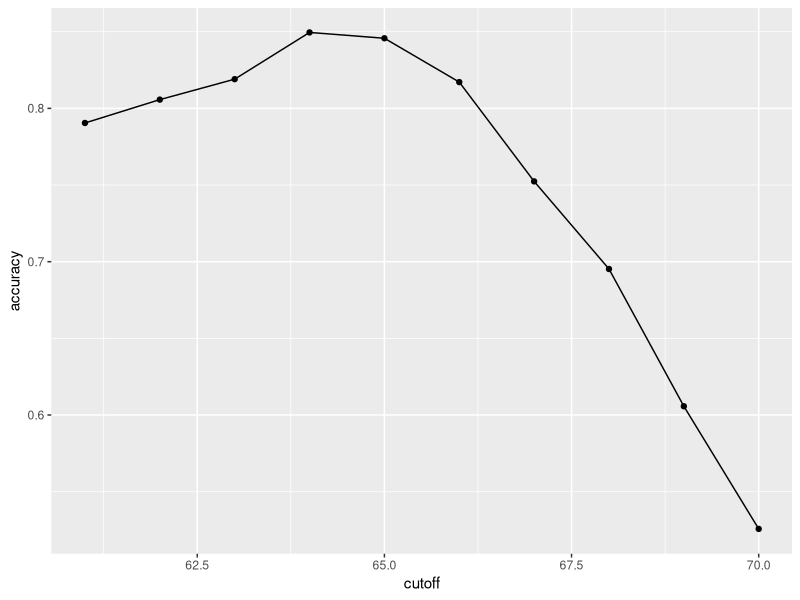
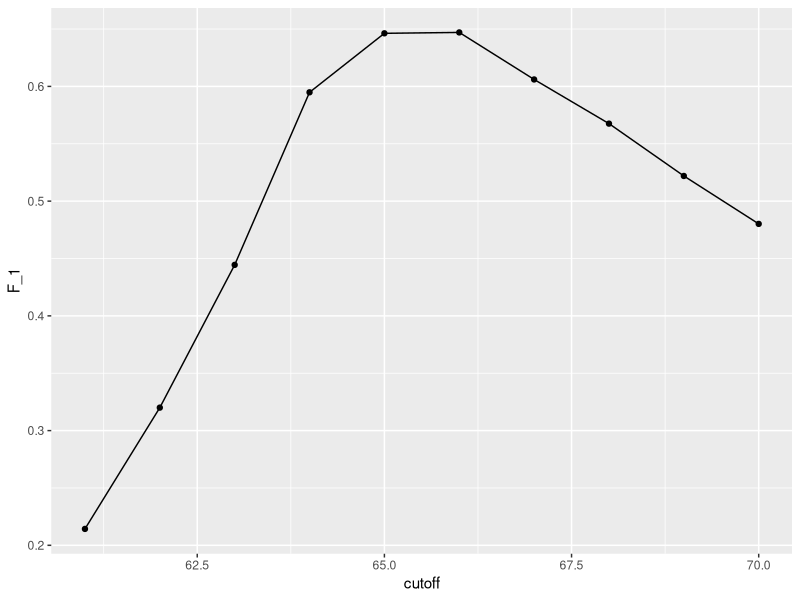
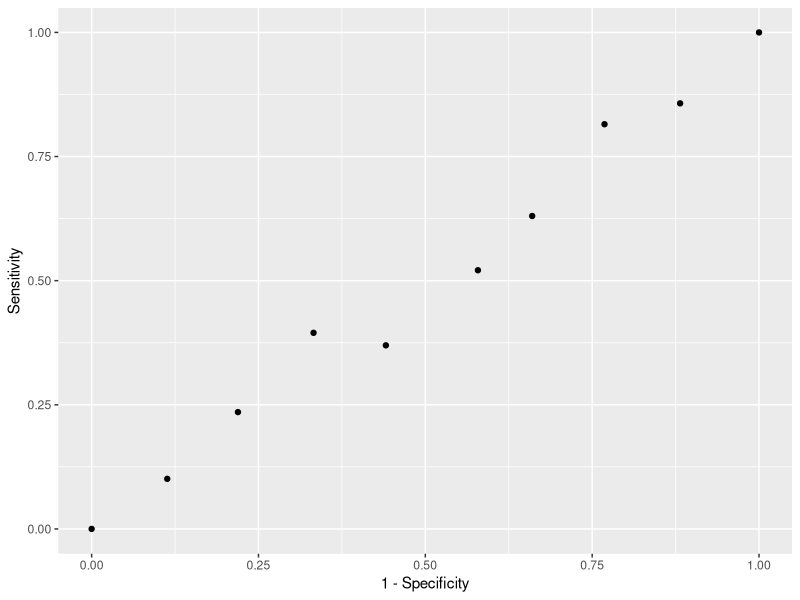
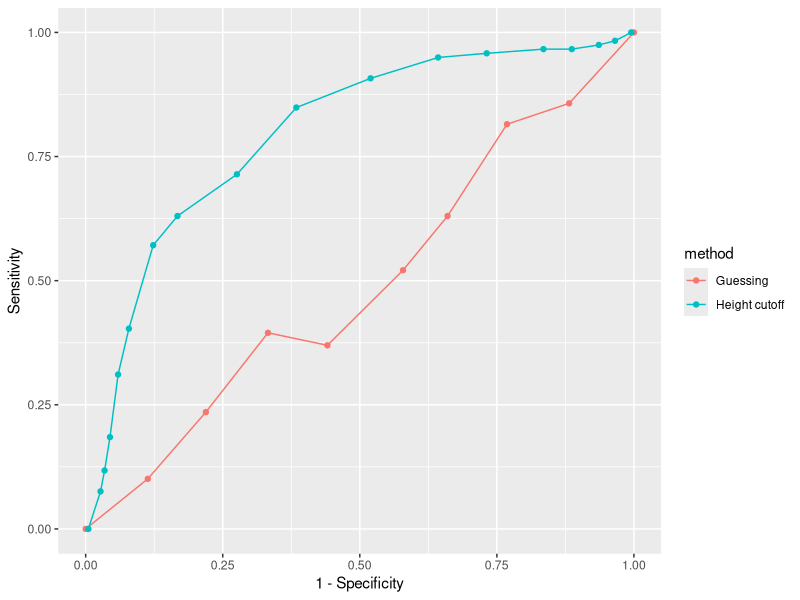
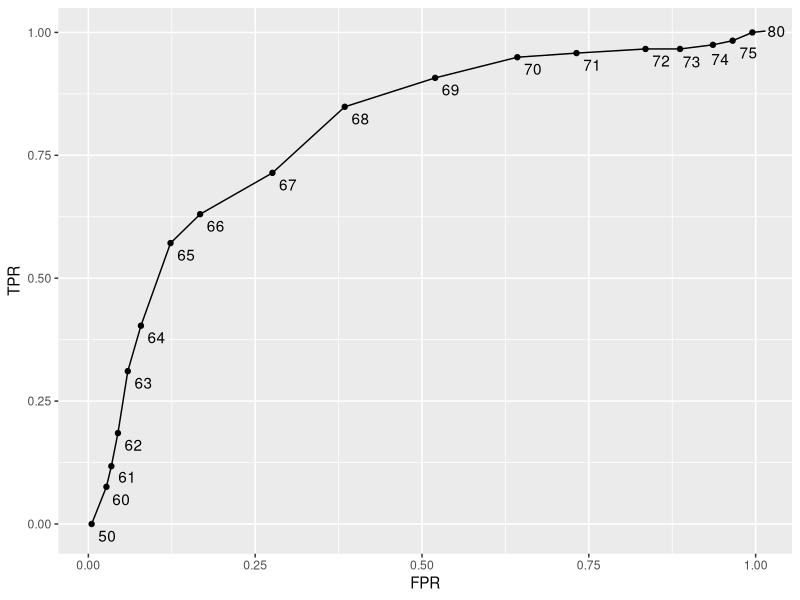
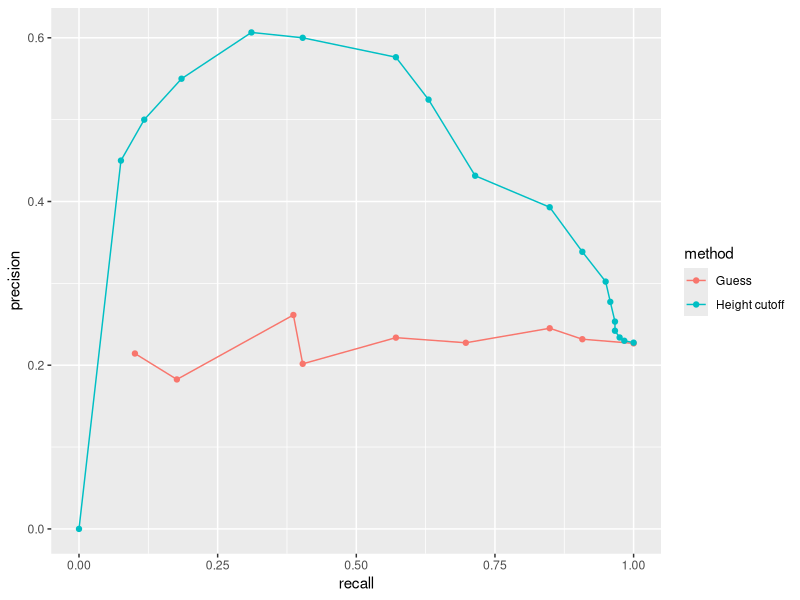
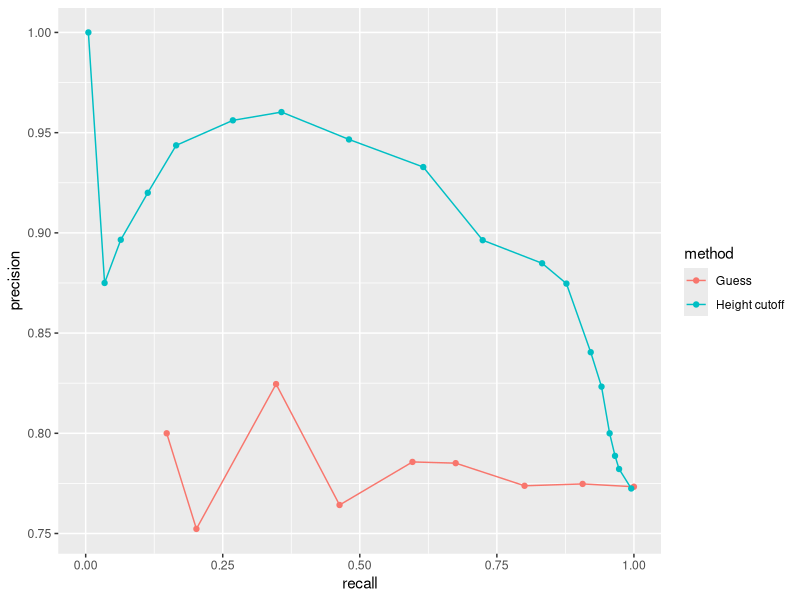

These figures' R source, in order:

library(tidyverse)
library(caret)   #predictive models
library(dslabs)
data(heights)

# define the outcome and predictors
y <- heights$sex   #outcome
x <- heights$height    #predictors

# generate training and test sets
set.seed(2007)  # setting the seeds for random number generation
test_index <- createDataPartition(y, times = 1, p = 0.5, list = FALSE)
test_set <- heights[test_index, ]
train_set <- heights[-test_index, ]   ##splitting data into 2, test and train
# p = 0.5 means half of goes train other half goes to test

# guess the outcome
y_hat <- sample(c("Male", "Female"), length(test_index), replace = TRUE) %>% 
  factor(levels = levels(test_set$sex)) ##  y hat = guesses the sex for each entry 
# in the test set


# compute accuracy
mean(y_hat == test_set$sex)

# compare heights in males and females in our data set
heights %>% group_by(sex) %>% summarize(mean(height), sd(height))
# This code computes the mean and standard deviation of heights for each sex



# now try predicting "male" if the height is within 2 SD of the average male
y_hat <- ifelse(x > 62, "Male", "Female") %>% factor(levels = levels(test_set$sex))
mean(y == y_hat)
# y_hat: Predicts "Male" if the height is greater than 62 inches, otherwise "Female"


# examine the accuracy of 10 cutoffs
cutoff <- seq(61, 70)
accuracy <- map_dbl(cutoff, function(x){
  y_hat <- ifelse(train_set$height > x, "Male", "Female") 
  factor(levels = levels(test_set$sex))
  mean(y_hat == train_set$sex)
})
data.frame(cutoff, accuracy) %>% 
  ggplot(aes(cutoff, accuracy)) + 
  geom_point() + 
  geom_line() 
max(accuracy)

best_cutoff <- cutoff[which.max(accuracy)]
best_cutoff

y_hat <- ifelse(test_set$height > best_cutoff, "Male", "Female") %>% 
  factor(levels = levels(test_set$sex))
y_hat <- factor(y_hat)
mean(y_hat == test_set$sex)

# maximize F-score
cutoff <- seq(61, 70)
F_1 <- map_dbl(cutoff, function(x){
  y_hat <- ifelse(train_set$height > x, "Male", "Female") %>% 
    factor(levels = levels(test_set$sex))
  F_meas(data = y_hat, reference = factor(train_set$sex))
})

data.frame(cutoff, F_1) %>% 
  ggplot(aes(cutoff, F_1)) + 
  geom_point() + 
  geom_line()

max(F_1)

best_cutoff_2 <- cutoff[which.max(F_1)]
best_cutoff_2

y_hat <- ifelse(test_set$height > best_cutoff_2, "Male", "Female") %>% 
  factor(levels = levels(test_set$sex))
sensitivity(data = y_hat, reference = test_set$sex)
specificity(data = y_hat, reference = test_set$sex)


p <- 0.9
n <- length(test_index)
y_hat <- sample(c("Male", "Female"), n, replace = TRUE, prob=c(p, 1-p)) %>% 
  factor(levels = levels(test_set$sex))
mean(y_hat == test_set$sex)

# ROC curve
probs <- seq(0, 1, length.out = 10)
guessing <- map_df(probs, function(p){
  y_hat <- 
    sample(c("Male", "Female"), n, replace = TRUE, prob=c(p, 1-p)) %>% 
    factor(levels = c("Female", "Male"))
  list(method = "Guessing",
       FPR = 1 - specificity(y_hat, test_set$sex),
       TPR = sensitivity(y_hat, test_set$sex))
})
guessing %>% qplot(FPR, TPR, data =., xlab = "1 - Specificity", ylab = "Sensitivity")

cutoffs <- c(50, seq(60, 75), 80)
height_cutoff <- map_df(cutoffs, function(x){
  y_hat <- ifelse(test_set$height > x, "Male", "Female") %>% 
    factor(levels = c("Female", "Male"))
  list(method = "Height cutoff",
       FPR = 1-specificity(y_hat, test_set$sex),
       TPR = sensitivity(y_hat, test_set$sex))
})

# plot both curves together
bind_rows(guessing, height_cutoff) %>%
  ggplot(aes(FPR, TPR, color = method)) +
  geom_line() +
  geom_point() +
  xlab("1 - Specificity") +
  ylab("Sensitivity")

library(ggrepel)
map_df(cutoffs, function(x){
  y_hat <- ifelse(test_set$height > x, "Male", "Female") %>% 
    factor(levels = c("Female", "Male"))
  list(method = "Height cutoff",
       cutoff = x, 
       FPR = 1-specificity(y_hat, test_set$sex),
       TPR = sensitivity(y_hat, test_set$sex))
}) %>%
  ggplot(aes(FPR, TPR, label = cutoff)) +
  geom_line() +
  geom_point() +
  geom_text_repel(nudge_x = 0.01, nudge_y = -0.01)

# plot precision against recall
guessing <- map_df(probs, function(p){
  y_hat <- sample(c("Male", "Female"), length(test_index), 
                  replace = TRUE, prob=c(p, 1-p)) %>% 
    factor(levels = c("Female", "Male"))
  list(method = "Guess",
       recall = sensitivity(y_hat, test_set$sex),
       precision = precision(y_hat, test_set$sex))
})

height_cutoff <- map_df(cutoffs, function(x){
  y_hat <- ifelse(test_set$height > x, "Male", "Female") %>% 
    factor(levels = c("Female", "Male"))
  list(method = "Height cutoff",
       recall = sensitivity(y_hat, test_set$sex),
       precision = precision(y_hat, test_set$sex))
})

bind_rows(guessing, height_cutoff) %>%
  ggplot(aes(recall, precision, color = method)) +
  geom_line() +
  geom_point()
guessing <- map_df(probs, function(p){
  y_hat <- sample(c("Male", "Female"), length(test_index), replace = TRUE, 
                  prob=c(p, 1-p)) %>% 
    factor(levels = c("Male", "Female"))
  list(method = "Guess",
       recall = sensitivity(y_hat, relevel(test_set$sex, "Male", "Female")),
       precision = precision(y_hat, relevel(test_set$sex, "Male", "Female")))
})

height_cutoff <- map_df(cutoffs, function(x){
  y_hat <- ifelse(test_set$height > x, "Male", "Female") %>% 
    factor(levels = c("Male", "Female"))
  list(method = "Height cutoff",
       recall = sensitivity(y_hat, relevel(test_set$sex, "Male", "Female")),
       precision = precision(y_hat, relevel(test_set$sex, "Male", "Female")))
})
bind_rows(guessing, height_cutoff) %>%
  ggplot(aes(recall, precision, color = method)) +
  geom_line() +
  geom_point()
